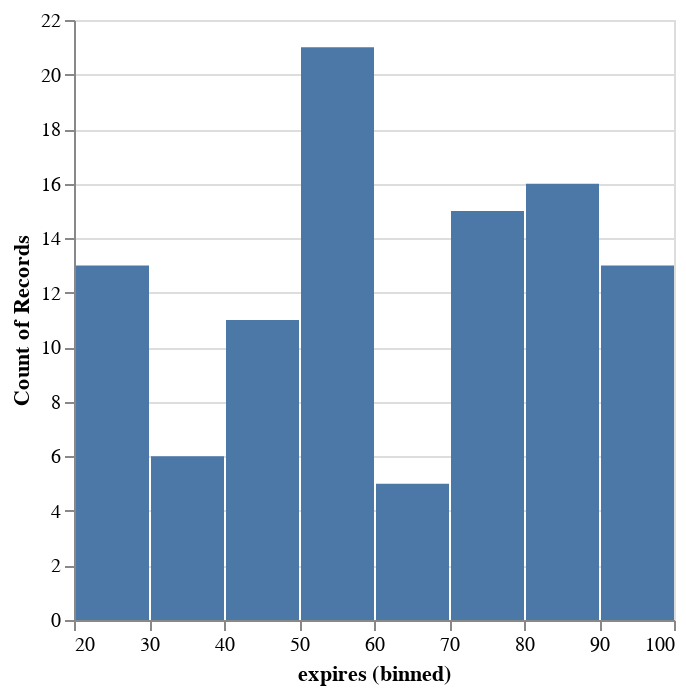

Notebook source saved alongside this figure:
### Code cell
# let's plot the distribution of expirations
alt.Chart(robots).mark_bar().encode(
    alt.X("expires:Q", bin=True),
    y='count()',
)

### Figure 1 — Vega-Lite specification as saved in the notebook (floating-point values rounded to 4 significant figures; data arrays with more than 128 entries replaced by an {"elided": "..."} marker saying what was removed)
{"config": {"view": {"continuousWidth": 300, "continuousHeight": 300}}, "data": {"name": "data-a5be9ceb830f3331653ebee450cc4381"}, "mark": {"type": "bar"}, "encoding": {"x": {"bin": true, "field": "expires", "type": "quantitative"}, "y": {"aggregate": "count", "type": "quantitative"}}, "$schema": "https://vega.github.io/schema/vega-lite/v5.14.1.json", "datasets": {"data-a5be9ceb830f3331653ebee450cc4381": {"elided": "151 records"}}}
